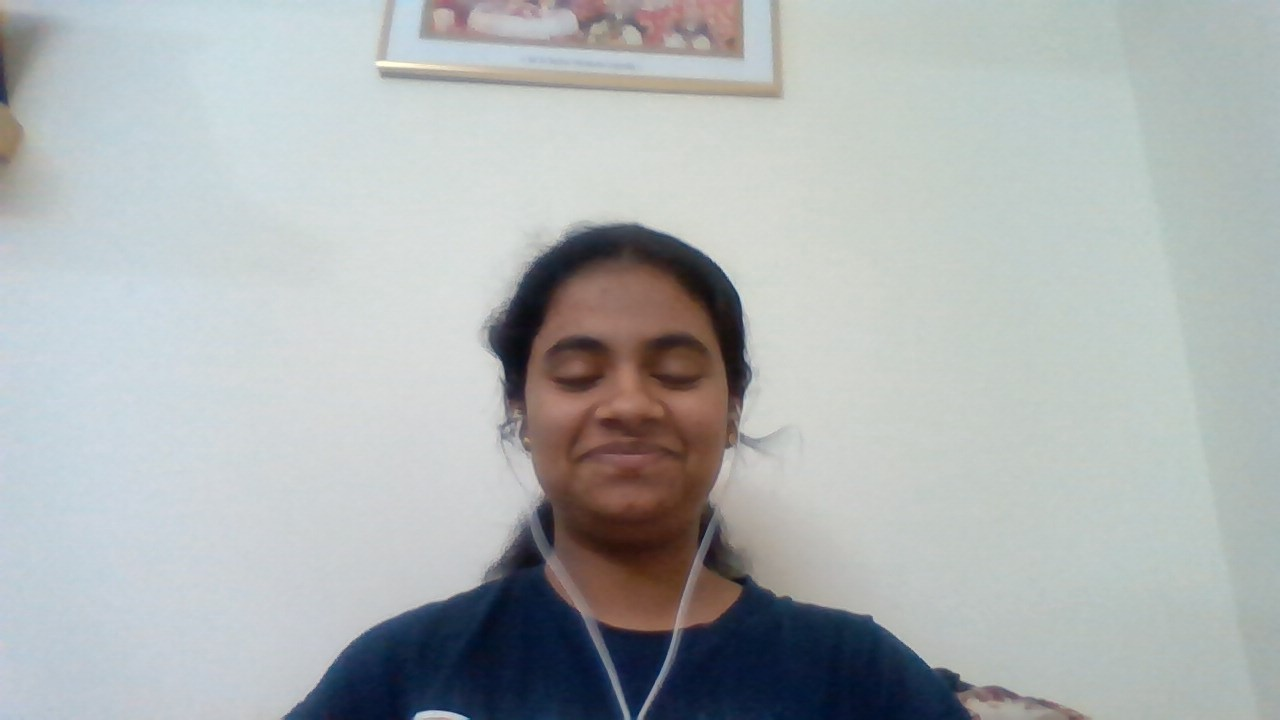
#> input picture attendance/users/0/WIN_20210525_00_08_28_Pro.jpg, 1280 x 720 px, given in place of the camera
$ jupyter execute --allow-errors FaceRecognitionDatabase-checkpoint.ipynb
#> lines starting #> are read from the running program, lines starting #| are printed output that depends on the picture; after the words box and inside, x2 and y2 are one past the last pixel; in counts of white or black regions, pixels touching at a corner belong together
[cell 1]
import os
import cv2
import numpy as np
import mysql.connector
from mysql.connector import Error
from mysql.connector import errorcode
t=0
def faceDetection(test_img):
    gray_img=cv2.cvtColor(test_img,cv2.COLOR_BGR2GRAY)
    face_haar_cascade=cv2.CascadeClassifier(r'C:\xampp\htdocs\Cascade\attendance\haarcascade_frontalface_default.xml')
    faces=face_haar_cascade.detectMultiScale(gray_img,scaleFactor=1.3,minNeighbors=5)
    return faces,gray_img

def train_classifier(faces,face_ID):
    face_recognizer=cv2.face.LBPHFaceRecognizer_create()
    face_recognizer.train(faces,np.array(faceID))
    return face_recognizer
def draw_rect(test_img,face):
    (x,y,w,h)=face
    cv2.rectangle(test_img,(x,y),(x+w,y+h),(255,0,0),thickness=5)

def put_text(test_img,text,x,y):
    cv2.putText(test_img,text,(x,y),cv2.FONT_HERSHEY_DUPLEX,3,(255,0,0),6)


def labels_for_training_data(directory):
    faces=[]
    faceID=[]

    for path,subdirnames,filenames in os.walk(directory):

        for filename in filenames:


                if filename.startswith("."):

                    print("Skipping system files")
                    continue
                id=os.path.basename(path)
                img_path=os.path.join(path,filename)
                print("img_path",img_path)
                print("id:",id)
                test_img=cv2.imread(img_path)
                if test_img is None:
                      print("Image not loaded properly")

                      continue
                faces_rect,gray_img=faceDetection(test_img)
                if len(faces_rect)!=1:
                      continue

                (x,y,w,h)=faces_rect[0]
                rol_gray=gray_img[y:y+w,x:x+h]
                faces.append(rol_gray)
                faceID.append(int(id))
#> pass 2 of the loop in labels_for_training_data, `for path,subdirnames,filenames in os.walk(directory):`:
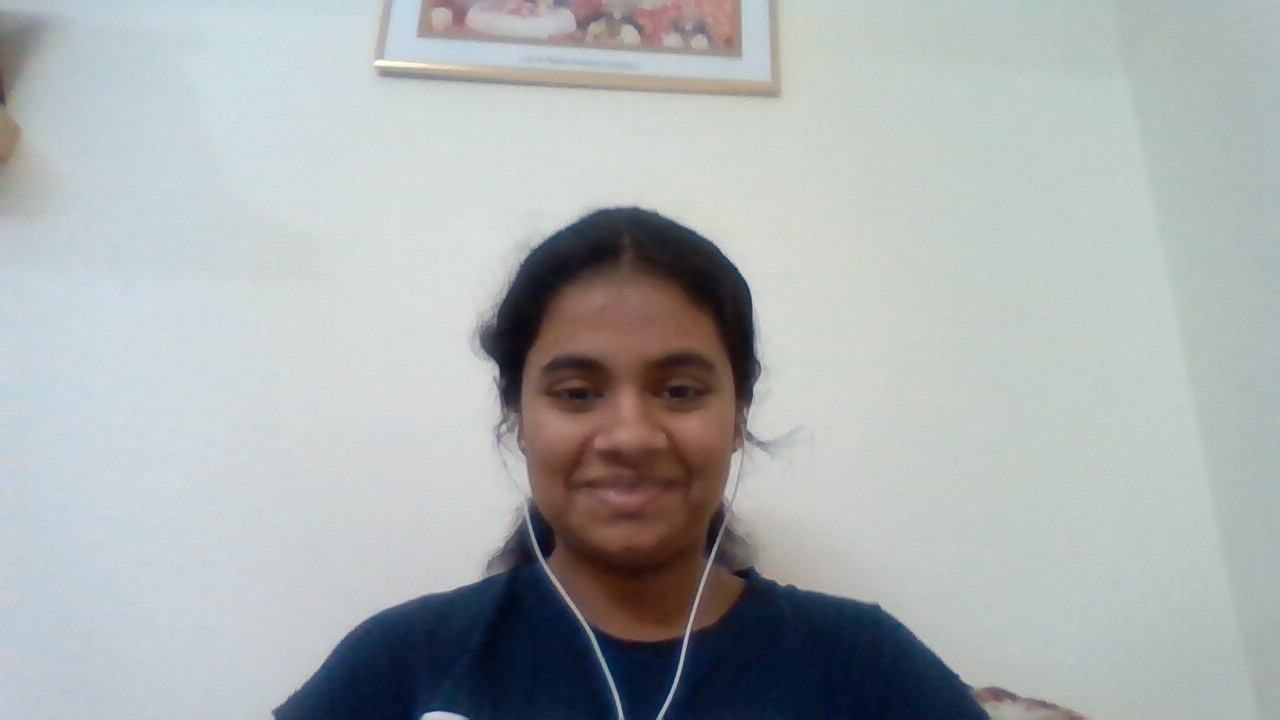
#> input picture attendance/users/0/WIN_20210525_00_08_27_Pro.jpg, 1280 x 720 px
#> in labels_for_training_data, test_img is the input picture: shape (720, 1280, 3); mean B, G, R 176.2, 175.5, 171
#> in faceDetection, `gray_img=cv2.cvtColor(test_img,cv2.COLOR_BGR2GRAY)`:
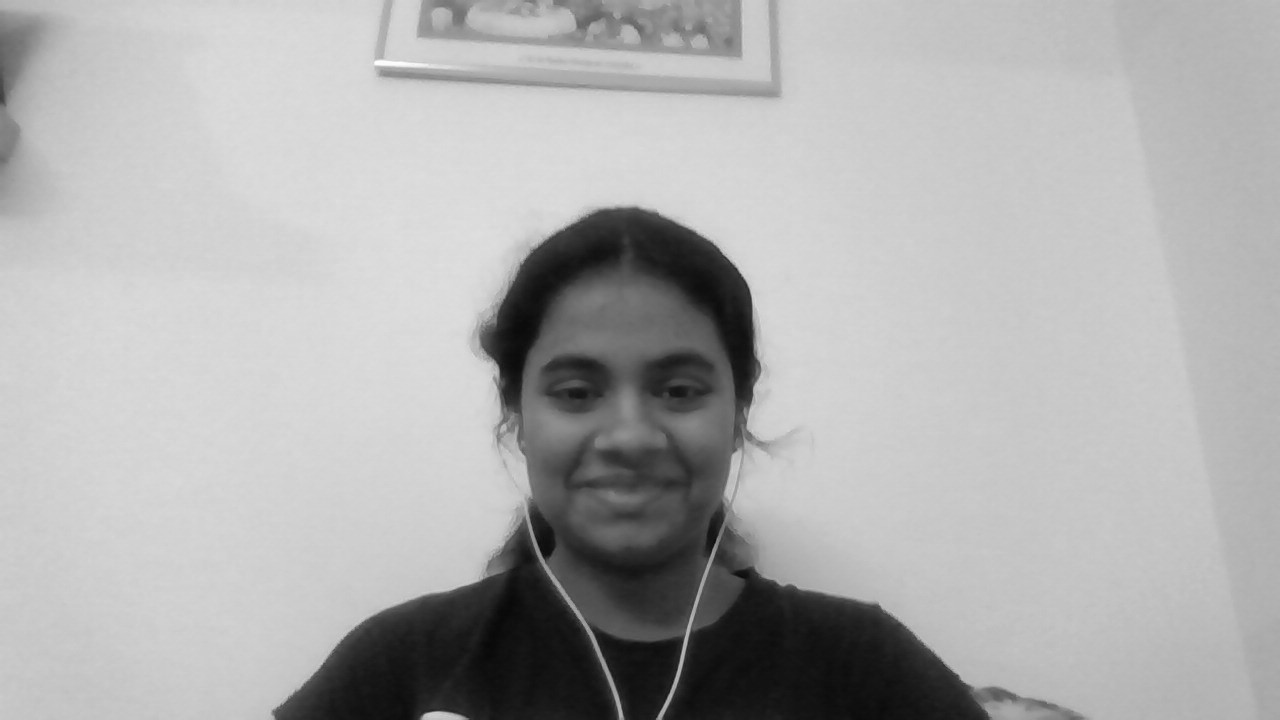
#> gray_img: shape (720, 1280); min 8, max 253, mean 174.2
#> faces = [[488, 276, 283, 283]]
#> in labels_for_training_data, `(x,y,w,h)=faces_rect[0]`: x = 488; y = 276; w = 283
#> in labels_for_training_data, `rol_gray=gray_img[y:y+w,x:x+h]`:
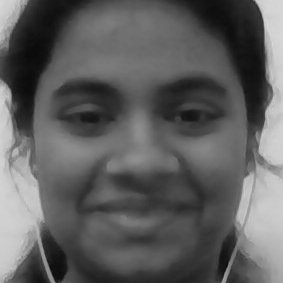
#> rol_gray: shape (283, 283); min 8, max 216, mean 94.6
#> further down, test_img is the input picture: shape (720, 1280, 3); mean B, G, R 178.9, 178.4, 173.8
    return faces,faceID


#test_img=cv2.imread('C:/Users/Suraj S. Jha/Desktop/Face Recognition/ravi/img8.jpg')
#faces_detected,gray_img=faceDetection(test_img)
#print("face detected",faces_detected)
'''for (x,y,w,h) in faces_detected:
    cv2.rectangle(test_img,(x,y),(x+w,y+h),(255,0,0),thickness=5)
    pass
resized_img=cv2.cv2.resize(test_img,(1000,700))
cv2.imshow("face detection ",resized_img)
cv2.waitKey(0)
cv2.destoyAllWindows()'''

#face_recognizer=cv2.face.LBPHFaceRecognizer_create()
faces,faceID=labels_for_training_data(r'C:\xampp\htdocs\Cascade\attendance\users')
face_recognizer=train_classifier(faces,faceID)
#face_recognizer.read('C:/Users/Suraj S. Jha/Desktop/Face Recognition/ravi/trainingdata.yml')
face_recognizer.save('trainingdata.yml')
face_recognizer=cv2.face.LBPHFaceRecognizer_create()
face_recognizer.read('trainingdata.yml')
name={0:"Deepti Ravi Kumar"}
cap=cv2.VideoCapture(0)
#> (the rest of this cell did not finish here and is left out)

#> in faceDetection (call 5), `gray_img=cv2.cvtColor(test_img,cv2.COLOR_BGR2GRAY)`:
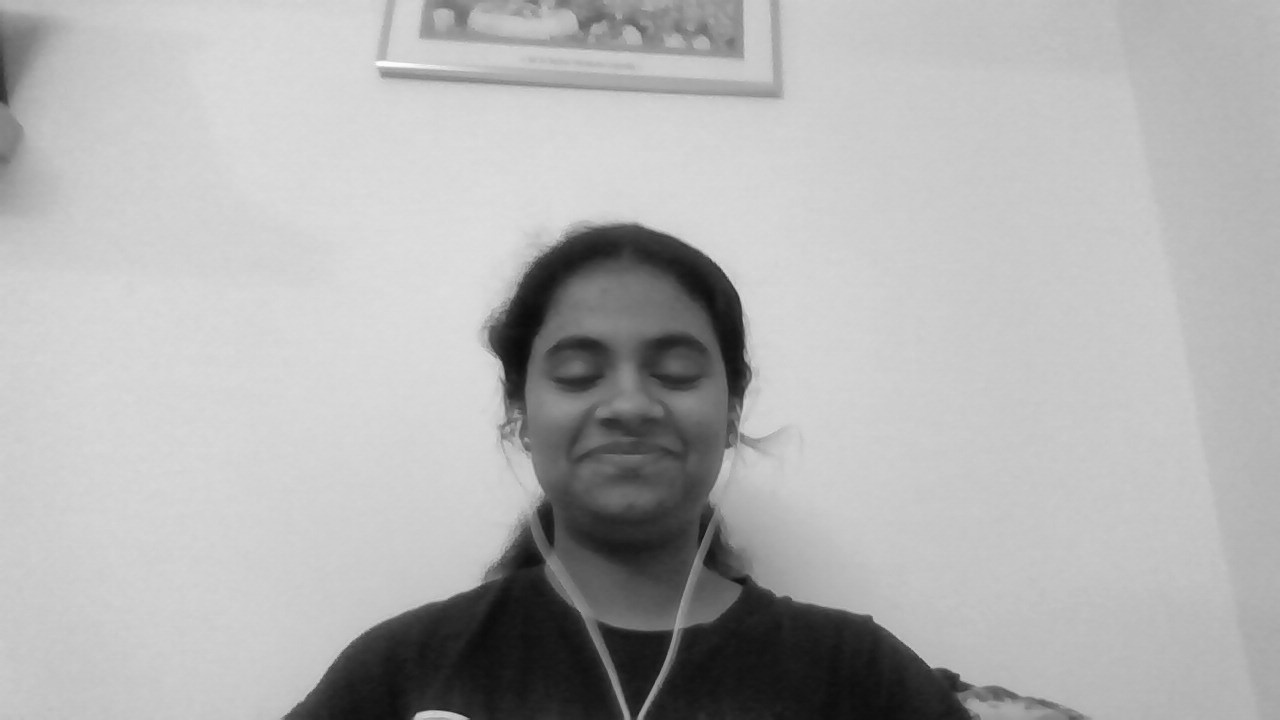
#> gray_img: shape (720, 1280); min 11, max 253, mean 177.1
#> in faceDetection (call 5), `faces=face_haar_cascade.detectMultiScale(gray_img,scaleFactor=1.3,minN..`: faces = [[501, 265, 252, 252]]
#> the loop `for (x,y,w,h) in faces_detected:` made 1 pass
#> after the loop `for (x,y,w,h) in faces_detected:`:
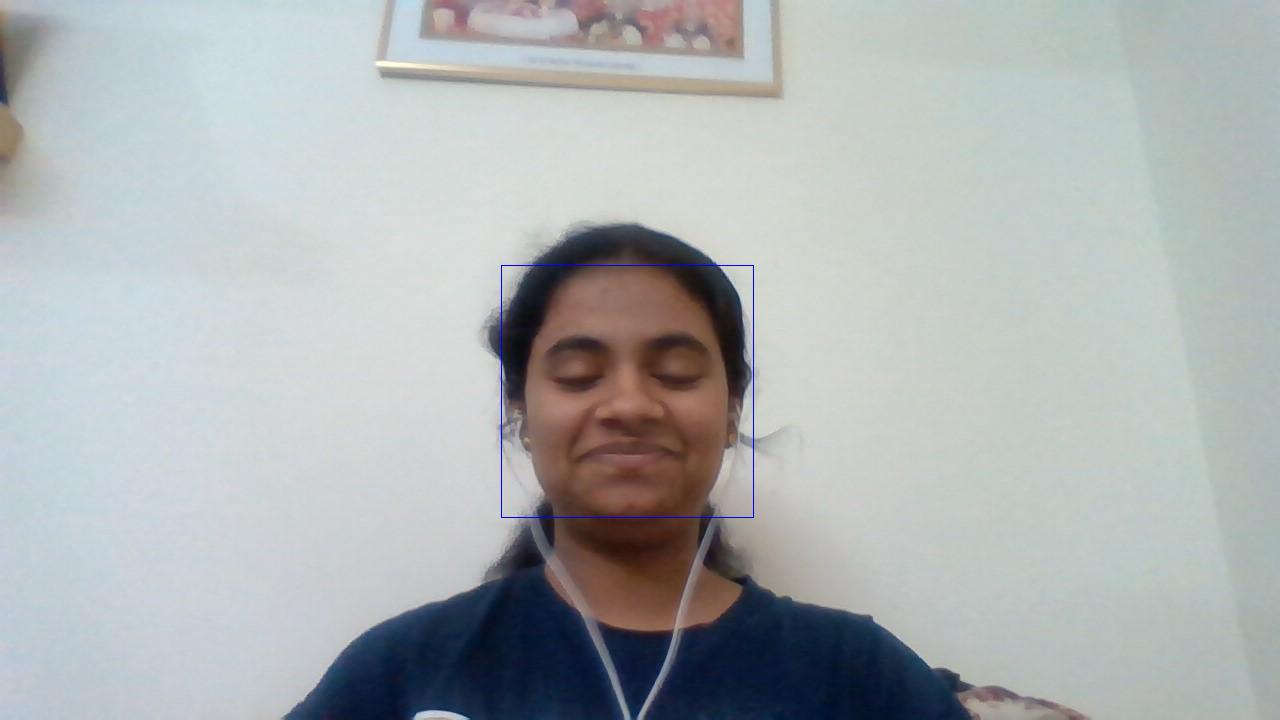
#> test_img: shape (720, 1280, 3); 0.11% of pixels changed, all inside (x1, y1, x2, y2) = (501, 265, 754, 518)
#> `resized_img=cv2.resize(test_img,(1000,700))`:
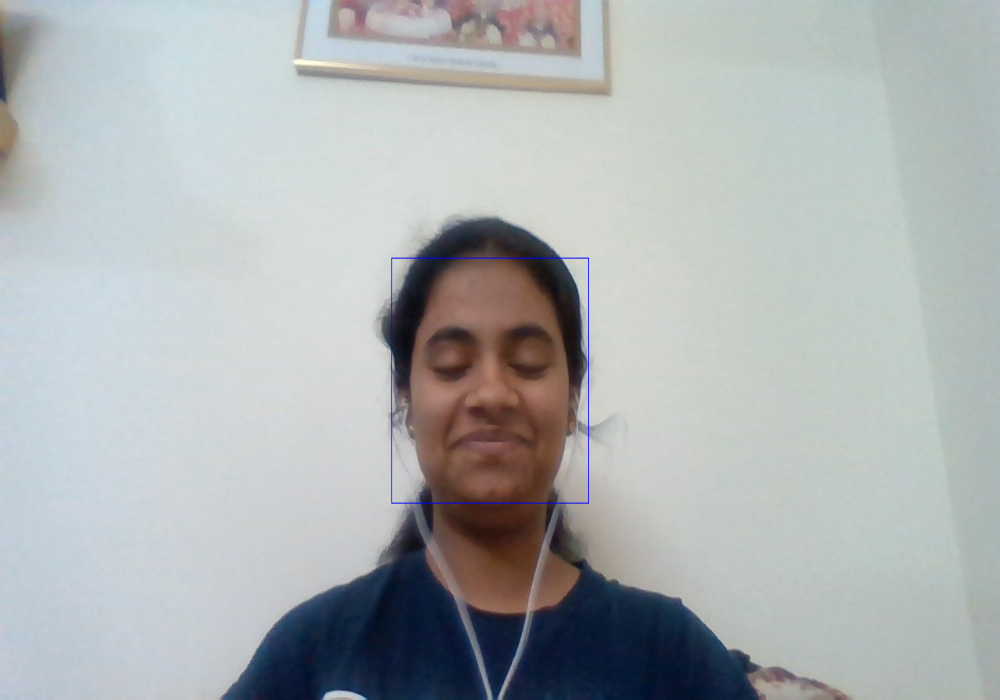
#> resized_img: shape (700, 1000, 3); mean B, G, R 179, 178.2, 173.6
    for (x,y,w,h) in faces_detected:
        cv2.rectangle(test_img,(x,y),(x+w,y+h),(255,0,0),thickness=1)
        pass
    resized_img=cv2.resize(test_img,(1000,700))
    cv2.imshow("face detection ",resized_img)
    cv2.waitKey(10)
    for face in faces_detected:
        (x,y,w,h)=face
        rol_gray=gray_img[y:y+h,x:x+h]
        label,confidence=face_recognizer.predict(rol_gray)
        print("confidence",confidence)
        print("label",label)
        draw_rect(test_img,face)
        predict_name=name[label]


        if confidence<55:
            t=1
            put_text(test_img,predict_name,x,y)
            try:
                connection = mysql.connector.connect(host='localhost',
                                                     database='cascade',
                                                     user='root',
                                                     password='')
                mySql_insert_query = ("""INSERT INTO Facerecord (Username) VALUES (%s)""",(predict_name,))

                cursor = connection.cursor()
                cursor.execute(*mySql_insert_query)
                connection.commit()
                print(cursor.rowcount, "Record inserted successfully into table")
                cursor.close()

            except mysql.connector.Error as error:
                print("Failed to insert record into Laptop table {}".format(error))

            finally:
                if (connection.is_connected()):
                    connection.close()
                    print("MySQL connection is closed")
                    break


    resized_img=cv2.resize(test_img,(1000,700))
    cv2.imshow("face detection ",resized_img)
    if cv2.waitKey(40) == ord('q') or t==1:
          break
cap.release()
cv2.destroyAllWindows()
